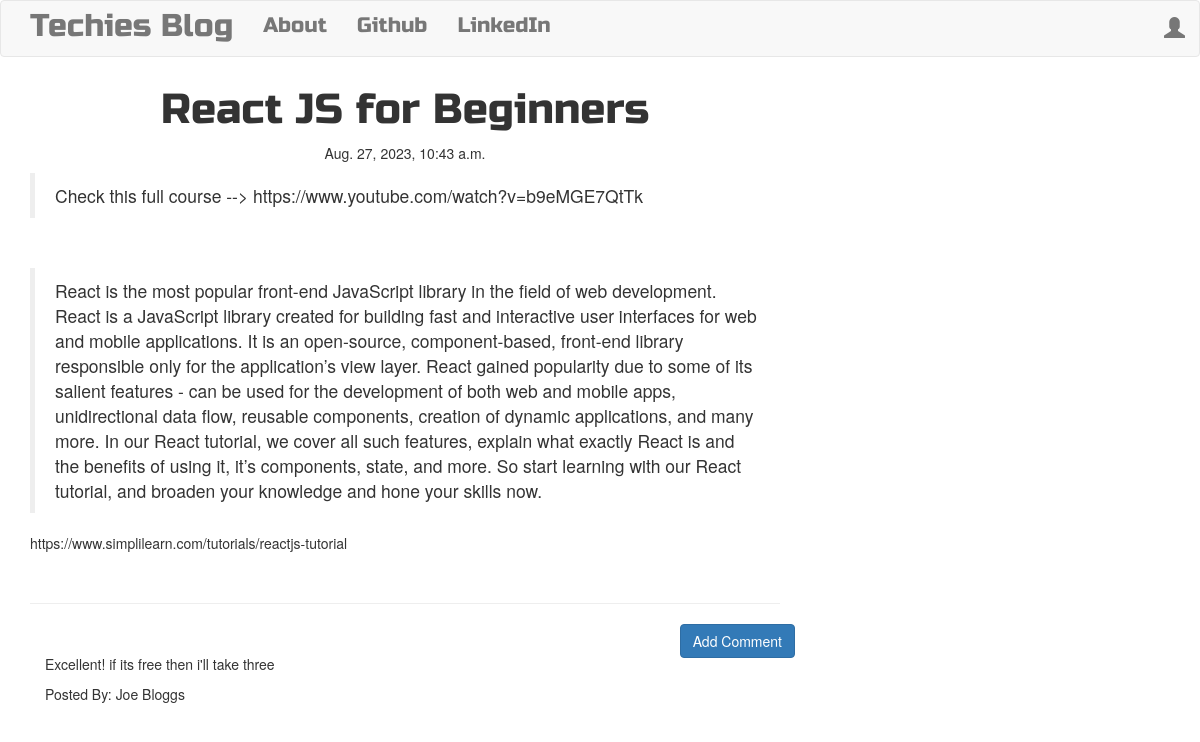
Screenshot of /post/3 with the database file from the repository.
### blog/models.py (models this page shows, shortened)
class Post(models.Model):
    author = models.ForeignKey('auth.User',on_delete = models.CASCADE)
    title = models.CharField(max_length=200)
    text = models.TextField()
    created_date = models.DateTimeField(default=timezone.now)
    published_date = models.DateTimeField(blank=True,null=True)

class Comment(models.Model):
    post = models.ForeignKey('blog.Post',related_name='comments',on_delete = models.CASCADE)
    author = models.CharField(max_length=200)
    text = models.TextField()
    create_date = models.DateTimeField(default=timezone.now)
    approved_comment = models.BooleanField(default=False)

### blog/views.py (the view)
# urls.py: path('post/<int:pk>',views.PostDetailView.as_view(),name='post_detail'),
class PostDetailView(DetailView):
    model = Post

### blog/templates/blog/post_detail.html (shortened to what this page needs)
{% extends "blog/base.html"%}
{% block content %}
   <h1 class="posttitle loader">{{post.title}}</h1>
   {% if post.published_date %}
      <div class="date postdate">
        {{post.published_date}}
      </div>
   {% else %}
      <a class="btn btn-default" href="{% url 'post_publish' pk=post.pk %}">Publish</a>
   {% endif %}
    <p class='postcontent'>{{ post.text|safe|linebreaksbr}}</p>
     <hr>
     <a class='btn btn-primary btn-comment' href="{% url 'add_comment_to_post' pk=post.pk %}">Add Comment</a>
     <div class="container">
        {% for comment in post.comments.all %}
        <br>
          {% if user.is_authenticated or comment.approved_comment %}
               <p>{{comment.text|safe|linebreaksbr}}</p>
               <p>Posted By: {{comment.author}}</p>
          {% endif %}
          {% empty %}
          <p>No Comments</p>
        {% endfor %}
    </div>
{% endblock %}

### blog/static/css/blog.css (style rules this page uses)
.postdate { text-align: center; }
.posttitle { font-family:'Russo One',sans-serif; font-size: 3em; text-align: center; }
.postcontent { font-family: 'Montserrat'; font-size: 1.5em; }
.btn-comment { position:absolute; right:0px; }
body { margin:0; }

### rows the page displays
Post: title "React JS for Beginners", published_date "Aug. 27, 2023, 10:43 a.m.", text "Check this full course --> https://www.youtube.com/watch?v=b9eMGE7QtTk React is the most popular front-end JavaScript library in the field of web development. React is a JavaScript library created for building fast and interactive user interfaces for web and mobile applications. It is an open-source, component-based, front-end library responsible only for the application’s view layer. React gained popularity due to some of its salient features - can be used for the development of both web and mobile apps, unidirectional data flow, reusable components, creation of dynamic applications, and many more. In our React tutorial, we cover all such features, explain what exactly React is and the…"
Comment: text "Excellent! if its free then i'll take three", author "Joe Bloggs"
